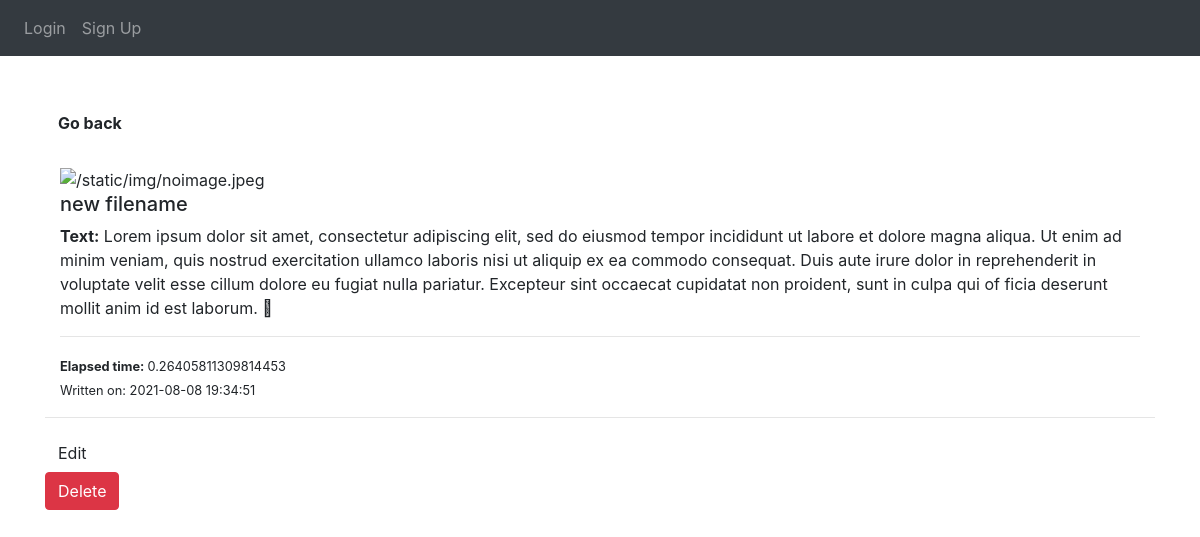
The app's page /post/4 with its own data.
### website/models.py (models this page shows)
class Post(db.Model):
    id = db.Column(db.Integer, primary_key=True)
    img = db.Column(db.String(155))
    title = db.Column(db.String(155))
    data = db.Column(db.String(1024))
    type = db.Column(db.String(15))
    elapsed_time = db.Column(db.String(20))
    date = db.Column(db.DateTime(timezone=True), default=func.now())
    user_id = db.Column(db.Integer, db.ForeignKey('user.id'))

### website/views.py (the view)
@views.route('/post/<id>', methods=['GET'])
def single(id):
    post = Post.query.get(id)
    return render_template('single.html', user=current_user, post=post)

### website/templates/single.html
{% extends "base.html" %} {% block title %} Post {% endblock %}
{% block content %}
<br>
<br>
<a class="btn btn-default" href="/">
    <b>Go back</b>
</a>
<br>
<br>
<div class="col-md-12">
    <img style="width:100%" src="{{ post.img }}" alt="/static/img/noimage.jpeg">
    <br>
    <h5>{{ post.title }}</h5>
    <p>
        <b>Text:</b> {{ post.data }}
    </p>
    <hr>
    <small><b>Elapsed time: </b> {{ post.elapsed_time }}</small>
    <br>
    <small>Written on: {{ post.date }}</small>
</div>
<hr>
<a href="/edit/{{ post.id }}" class="btn btn-default"> Edit </a>
<br>
<button class="btn btn-danger" type="button" onClick="deletePost({{ post.id }})">
    Delete
</button>
{% endblock %}

### records on screen
Post: title "new filename", data "Lorem ipsum dolor sit amet, consectetur adipiscing elit, sed do eiusmod tempor incididunt ut labore et dolore magna aliqua. Ut enim ad minim veniam, quis nostrud exercitation ullamco laboris nisi ut aliquip ex ea commodo consequat. Duis aute irure dolor in reprehenderit in voluptate velit esse cillum dolore eu fugiat nulla pariatur. Excepteur sint occaecat cupidatat non proident, sunt in culpa qui of ficia deserunt mollit anim id est laborum.", elapsed_time "0.26405811309814453", date "2021-08-08 19:34:51"
